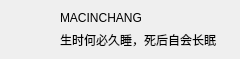
<?xml version="1.0" encoding="UTF-8"?>
<ui version="4.0">
 <class>UserListItem</class>
 <widget class="QWidget" name="UserListItem">
  <property name="geometry">
   <rect>
    <x>0</x>
    <y>0</y>
    <width>240</width>
    <height>59</height>
   </rect>
  </property>
  <property name="windowTitle">
   <string>Form</string>
  </property>
  <widget class="QLabel" name="label">
   <property name="geometry">
    <rect>
     <x>60</x>
     <y>10</y>
     <width>121</width>
     <height>16</height>
    </rect>
   </property>
   <property name="text">
    <string>MACINCHANG</string>
   </property>
  </widget>
  <widget class="QLabel" name="label_2">
   <property name="geometry">
    <rect>
     <x>60</x>
     <y>30</y>
     <width>181</width>
     <height>20</height>
    </rect>
   </property>
   <property name="text">
    <string>生时何必久睡，死后自会长眠</string>
   </property>
  </widget>
  <widget class="QLabel" name="label_3">
   <property name="geometry">
    <rect>
     <x>10</x>
     <y>10</y>
     <width>41</width>
     <height>41</height>
    </rect>
   </property>
   <property name="text">
    <string/>
   </property>
   <property name="pixmap">
    <pixmap resource="resource.qrc">:/head.jpg</pixmap>
   </property>
   <property name="scaledContents">
    <bool>true</bool>
   </property>
  </widget>
 </widget>
 <resources>
  <include location="resource.qrc"/>
 </resources>
 <connections/>
</ui>
